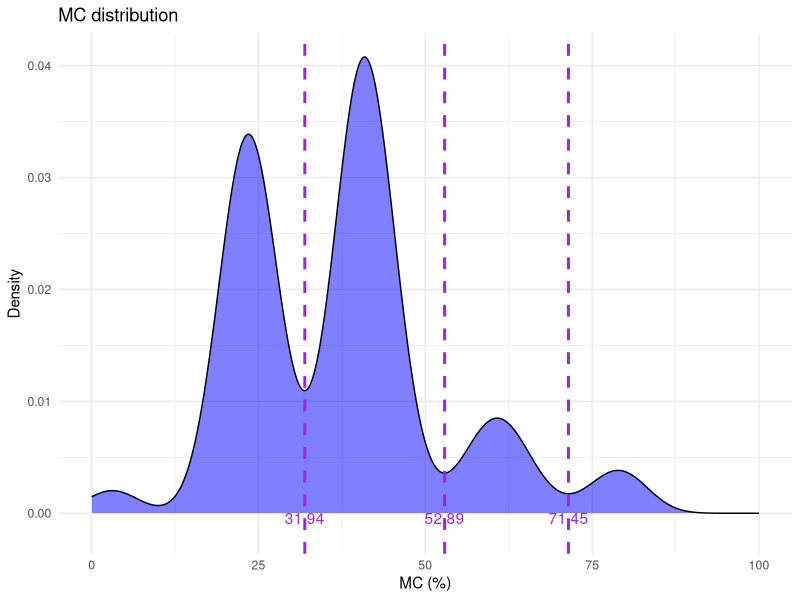

Write the R code that produced this figure.
# Load necessary libraries for data visualization, manipulation, and reading
library(ggplot2)
library(dplyr)
library(readr)

# Read the data from a CSV file using read_csv2 which handles semicolon-separated values well
data <- read_csv2("mc_results_clean_csv.csv")

# Preprocess the data by converting 'TotalMC' to numeric and calculating the percentage of TotalMC
data <- data %>%
  mutate(TotalMC = as.numeric(TotalMC),
         TotalMC_Percentage = TotalMC * 100)

# Calculate the density of the TotalMC_Percentage to find its distribution
dens <- density(data$TotalMC_Percentage)

# Find the differences in density values to identify potential points of interest in the distribution
dens_diff <- diff(dens$y)

# Identify points where the change in sign in the differences indicates a valley (or creux)
creux <- which(diff(sign(dens_diff)) == 2) + 1
# Filter creux to select specific valleys of interest, here taking the 2nd, 3rd, and 4th found points
creux_f <- creux[c(2,3,4)]
# Extract the x-values (percentage) at these filtered valley points
creux_x <- dens$x[creux_f]

# Create a density plot of TotalMC_Percentage highlighting the identified valleys with vertical lines
distriPlot <- ggplot(data, aes(x = TotalMC_Percentage)) +
  geom_density(fill = "blue", alpha = 0.5) +
  scale_x_continuous(limits = c(0, 100)) +
  geom_vline(xintercept = creux_x, color = "purple", linetype = "dashed", size = 1) +
  labs(title = "MC distribution", x = "MC (%)", y = "Density") +
  theme_minimal()

# Annotate the plot with the precise values of the valleys
for(i in 1:length(creux_x)) {
  distriPlot <- distriPlot + annotate("text", x = creux_x[i], y = -0.0015, label = round(creux_x[i], 2), vjust = -0.5, color = "purple")
}

# Output the plot to a PDF file with specified dimensions
pdf("AllParadigmMCDistributionReport.pdf", width = 11, height = 8)
print(distriPlot)
dev.off()